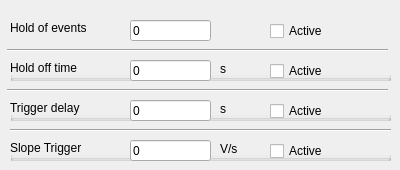
   <widget class="QWidget" name="Trigger">
    <property name="toolTip">
     <string>Trigger parameters</string>
    </property>
    <attribute name="title">
     <string>Trigger</string>
    </attribute>
    <widget class="QGroupEditWithUnit" name="groupHoldOffTime">
     <property name="geometry">
      <rect>
       <x>10</x>
       <y>60</y>
       <width>381</width>
       <height>21</height>
      </rect>
     </property>
     <property name="toolTip">
      <string>Activate and edit hold off time</string>
     </property>
     <property name="title">
      <string>Hold off time</string>
     </property>
     <widget class="QLineEdit" name="editHoldOffTime">
      <property name="geometry">
       <rect>
        <x>120</x>
        <y>0</y>
        <width>81</width>
        <height>21</height>
       </rect>
      </property>
      <property name="toolTip">
       <string>Enter hold off time (change unit by mouse weel)</string>
      </property>
      <property name="text">
       <string>0</string>
      </property>
     </widget>
     <widget class="QLabel" name="labelHoldOffTime">
      <property name="geometry">
       <rect>
        <x>210</x>
        <y>0</y>
        <width>21</width>
        <height>17</height>
       </rect>
      </property>
      <property name="text">
       <string>s</string>
      </property>
     </widget>
     <widget class="QCheckBox" name="checkHoldOffTimeActive">
      <property name="geometry">
       <rect>
        <x>260</x>
        <y>0</y>
        <width>90</width>
        <height>22</height>
       </rect>
      </property>
      <property name="text">
       <string>Active</string>
      </property>
     </widget>
    </widget>
    <widget class="QGroupEditWithUnit" name="groupTriggerDelay">
     <property name="geometry">
      <rect>
       <x>10</x>
       <y>100</y>
       <width>381</width>
       <height>21</height>
      </rect>
     </property>
     <property name="toolTip">
      <string>Activate and edit trigger delay</string>
     </property>
     <property name="title">
      <string>Trigger delay</string>
     </property>
     <widget class="QLineEdit" name="editTriggerDelay">
      <property name="geometry">
       <rect>
        <x>120</x>
        <y>0</y>
        <width>81</width>
        <height>21</height>
       </rect>
      </property>
      <property name="toolTip">
       <string>Enter delay time (change unit by mouse weel)</string>
      </property>
      <property name="text">
       <string>0</string>
      </property>
     </widget>
     <widget class="QLabel" name="labelTriggerDelay">
      <property name="geometry">
       <rect>
        <x>210</x>
        <y>0</y>
        <width>21</width>
        <height>17</height>
       </rect>
      </property>
      <property name="text">
       <string>s</string>
      </property>
     </widget>
     <widget class="QCheckBox" name="checkTriggerDelayActive">
      <property name="geometry">
       <rect>
        <x>260</x>
        <y>0</y>
        <width>90</width>
        <height>22</height>
       </rect>
      </property>
      <property name="text">
       <string>Active</string>
      </property>
     </widget>
    </widget>
    <widget class="Line" name="line">
     <property name="geometry">
      <rect>
       <x>7</x>
       <y>80</y>
       <width>381</width>
       <height>20</height>
      </rect>
     </property>
     <property name="orientation">
      <enum>Qt::Horizontal</enum>
     </property>
    </widget>
    <widget class="Line" name="line_2">
     <property name="geometry">
      <rect>
       <x>10</x>
       <y>120</y>
       <width>381</width>
       <height>20</height>
      </rect>
     </property>
     <property name="orientation">
      <enum>Qt::Horizontal</enum>
     </property>
    </widget>
    <widget class="Line" name="line_3">
     <property name="geometry">
      <rect>
       <x>7</x>
       <y>40</y>
       <width>381</width>
       <height>20</height>
      </rect>
     </property>
     <property name="orientation">
      <enum>Qt::Horizontal</enum>
     </property>
    </widget>
    <widget class="QGroupEditWithUnit" name="groupSlopeTrigger">
     <property name="enabled">
      <bool>true</bool>
     </property>
     <property name="geometry">
      <rect>
       <x>10</x>
       <y>140</y>
       <width>381</width>
       <height>21</height>
      </rect>
     </property>
     <property name="title">
      <string>Slope Trigger</string>
     </property>
     <widget class="QLineEdit" name="editSlopeTrigger">
      <property name="enabled">
       <bool>true</bool>
      </property>
      <property name="geometry">
       <rect>
        <x>120</x>
        <y>0</y>
        <width>81</width>
        <height>21</height>
       </rect>
      </property>
      <property name="toolTip">
       <string>Enter delay time (change unit by mouse weel)</string>
      </property>
      <property name="text">
       <string>0</string>
      </property>
     </widget>
     <widget class="QLabel" name="labelSlopeTrigger">
      <property name="geometry">
       <rect>
        <x>210</x>
        <y>0</y>
        <width>31</width>
        <height>17</height>
       </rect>
      </property>
      <property name="text">
       <string>V/s</string>
      </property>
     </widget>
     <widget class="QCheckBox" name="checkSlopeTriggerActive">
      <property name="enabled">
       <bool>true</bool>
      </property>
      <property name="geometry">
       <rect>
        <x>260</x>
        <y>0</y>
        <width>90</width>
        <height>22</height>
       </rect>
      </property>
      <property name="text">
       <string>Active</string>
      </property>
      <property name="checkable">
       <bool>true</bool>
      </property>
     </widget>
    </widget>
    <widget class="QCheckBox" name="checkHoldOffEventActive">
     <property name="geometry">
      <rect>
       <x>270</x>
       <y>20</y>
       <width>101</width>
       <height>22</height>
      </rect>
     </property>
     <property name="text">
      <string>Active</string>
     </property>
    </widget>
    <widget class="QLineEdit" name="editHoldOffEvents">
     <property name="geometry">
      <rect>
       <x>130</x>
       <y>20</y>
       <width>81</width>
       <height>21</height>
      </rect>
     </property>
     <property name="toolTip">
      <string>Enter number of trigger events for Hold off</string>
     </property>
     <property name="text">
      <string>0</string>
     </property>
    </widget>
    <widget class="QLabel" name="label">
     <property name="geometry">
      <rect>
       <x>10</x>
       <y>20</y>
       <width>101</width>
       <height>16</height>
      </rect>
     </property>
     <property name="text">
      <string>Hold of events</string>
     </property>
    </widget>
   </widget>
